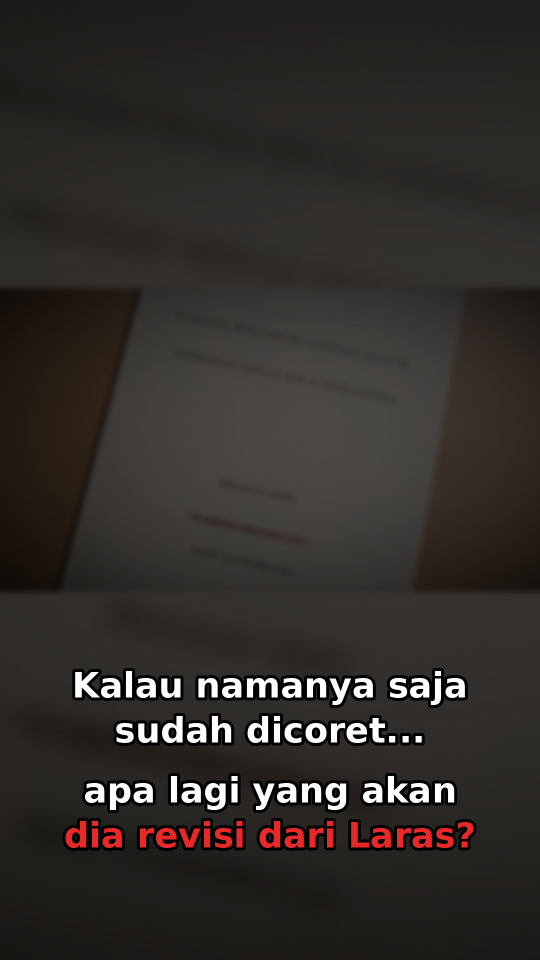
#> input picture card1.png, 1080 x 1920 px (shown at 1/2 size)
$ python grade.py card1.png
#> lines starting #> are read from the running program, lines starting #| are printed output that depends on the picture
#> further down, a is the input picture: shape (1920, 1080, 3); mean R, G, B 49.3, 44.8, 41.6
"""Film-look grade shared by previews and the final edit (numpy, uint8 RGB in/out).
Bloom on highlights, teal shadows / warm highlights, gentle S-curve, vignette, grain.
"""
import numpy as np

try:
    import cv2
except Exception:  # cv2 is optional for previews
    cv2 = None


def _blur(x, sigma):
    if cv2 is not None:
        return cv2.GaussianBlur(x, (0, 0), sigma)
    from PIL import Image, ImageFilter
    out = np.empty_like(x)
    for c in range(3):
        im = Image.fromarray(np.clip(x[..., c] * 255, 0, 255).astype(np.uint8))
        out[..., c] = np.asarray(im.filter(ImageFilter.GaussianBlur(sigma))) / 255.0
    return out


def grade(img, seed=0, bloom=0.22, vignette=0.38, grain=0.02, sat=1.05,
          shadow_tint=(-0.012, 0.004, 0.022), high_tint=(0.018, 0.006, -0.012)):
#> called with seed = 0, bloom = 0.22, vignette = 0.38, grain = 0.02, sat = 1.05, shadow_tint = (-0.012, 0.004, 0.022), high_tint = (0.018, 0.006, -0.012)
    x = img.astype(np.float32) / 255.0
    h, w = x.shape[:2]
#> h = 1920; w = 1080
    # bloom: only what is already bright (screens, tube, moon shafts)
    lum = x @ np.array([0.2126, 0.7152, 0.0722], np.float32)
    hi = np.clip((lum - 0.62) / 0.38, 0, 1)[..., None] * x
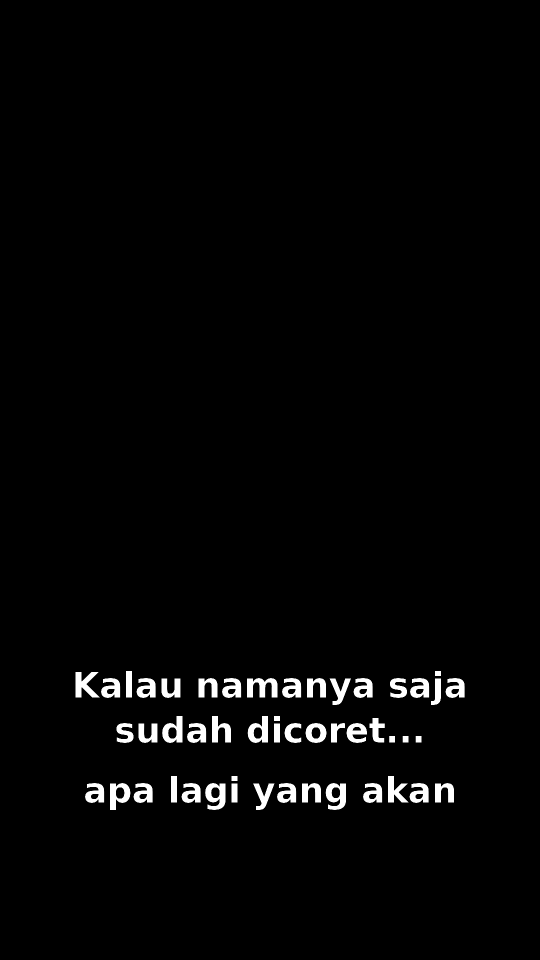
#> hi: shape (1920, 1080, 3) float32 (shown at 1/2 size); min 0, max 1, mean 0.0208
    s = max(h, w) / 1920
#> s = 1
    b = _blur(hi, 6 * s) * 0.5 + _blur(hi, 24 * s) * 0.5
#> in _blur, `return cv2.GaussianBlur(x, (0, 0), sigma)`:
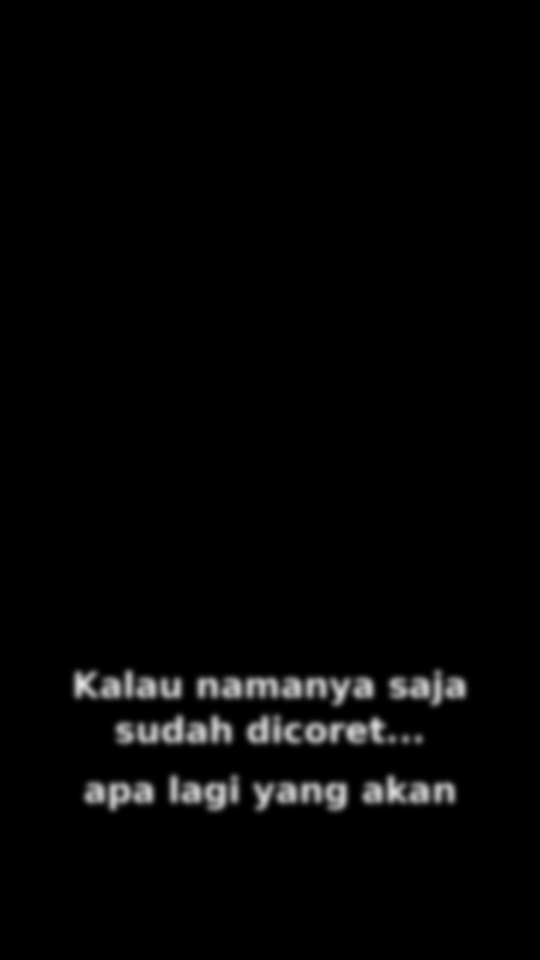
#> returned value: shape (1920, 1080, 3) float32 (shown at 1/2 size); min 0, max 0.891, mean 0.0208
#> call 2 of _blur, with sigma = 24
#> in _blur (call 2), `return cv2.GaussianBlur(x, (0, 0), sigma)`:
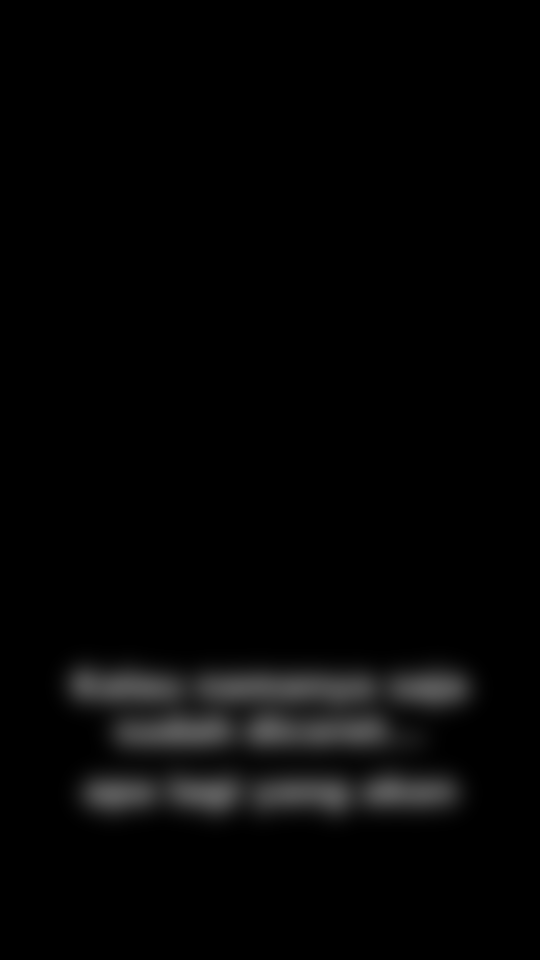
#> returned value: shape (1920, 1080, 3) float32 (shown at 1/2 size); min 0, max 0.364, mean 0.0208
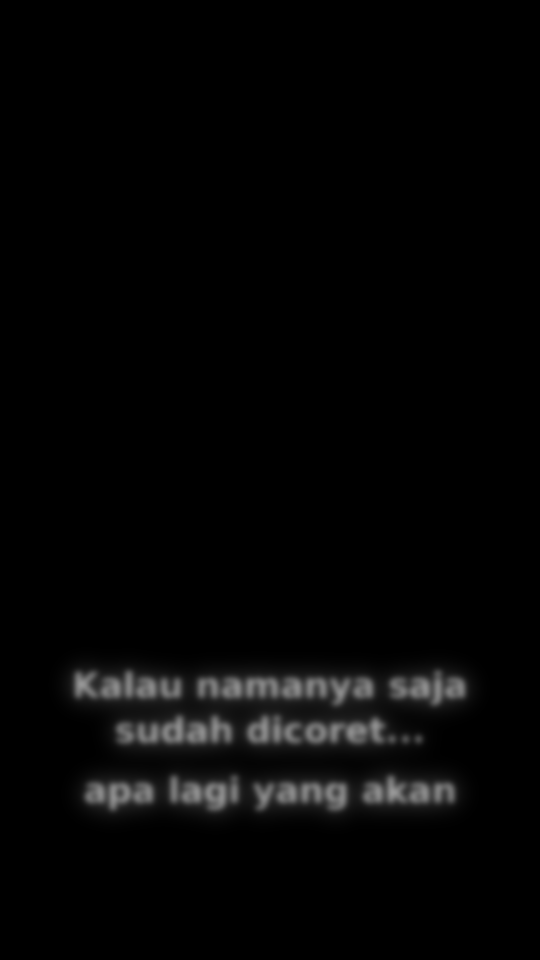
#> b: shape (1920, 1080, 3) float32 (shown at 1/2 size); min 0, max 0.596, mean 0.0208
    x = x + b * bloom
    # split tone
    lum = x @ np.array([0.2126, 0.7152, 0.0722], np.float32)
    ws = np.clip(1 - lum * 2, 0, 1)[..., None]
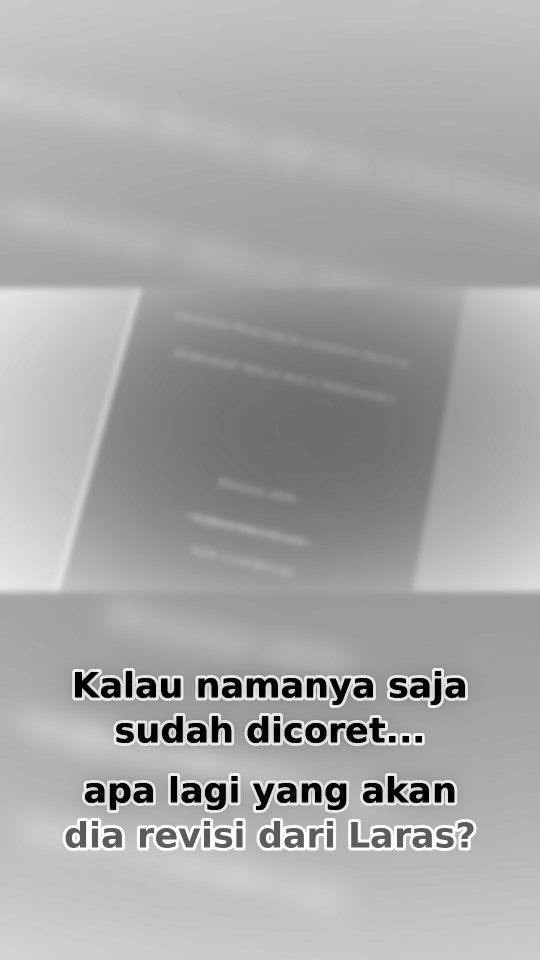
#> ws: shape (1920, 1080, 1) float32 (shown at 1/2 size); min 0, max 1, mean 0.659
    wh = np.clip(lum * 2 - 1, 0, 1)[..., None]
    x = x + ws * np.array(shadow_tint, np.float32) + wh * np.array(high_tint, np.float32)
    # saturation
    g = (x @ np.array([0.2126, 0.7152, 0.0722], np.float32))[..., None]
    x = g + (x - g) * sat
    # soft S-curve with lifted blacks (film, not crushed game blacks)
    x = np.clip(x, 0, 1)
    x = x * x * (3 - 2 * x) * 0.35 + x * 0.65
    x = 0.018 + x * (1 - 0.018)
    # vignette
    yy, xx = np.mgrid[0:h, 0:w].astype(np.float32)
    r = np.sqrt(((xx - w / 2) / (w / 2)) ** 2 + ((yy - h / 2) / (h / 2)) ** 2) / np.sqrt(2)
    x *= (1 - vignette * np.clip(r - 0.25, 0, 1) ** 1.6)[..., None]
    # luminance grain (stronger in mids)
    rng = np.random.default_rng(seed)
    n = rng.standard_normal((h, w)).astype(np.float32)
    n = _blur(np.repeat(n[..., None], 3, -1), 0.6 * s + 0.01)[..., :1] * 1.6
    lum = x.mean(-1, keepdims=True)
#> lum: shape (1920, 1080, 1) float32
    x += n * grain * (0.4 + 0.6 * (1 - np.abs(lum * 2 - 1)))
    return (np.clip(x, 0, 1) * 255).astype(np.uint8)


if __name__ == "__main__":
    import sys
    from PIL import Image
    for p in sys.argv[1:]:
        a = np.asarray(Image.open(p).convert("RGB"))
        Image.fromarray(grade(a)).save(p)
